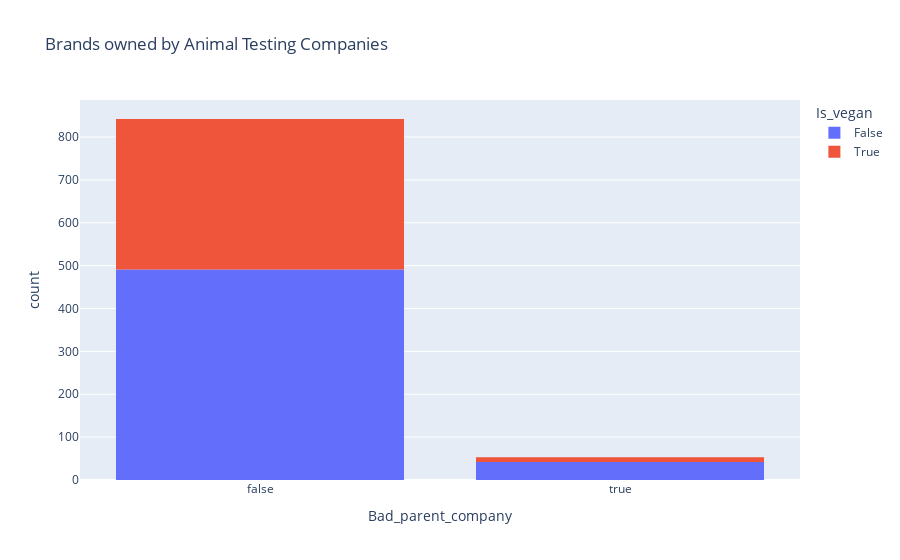

The notebook cell saved with this chart:
### Markdown cell above
There sure are!  Let's graph this in two different ways.

### Code cell
fig = px.histogram(brand_df, x='Bad_parent_company', color='Is_vegan', title='Brands owned by Animal Testing Companies')
fig.show();

### Figure 1 — Plotly figure (JSON) as saved in the notebook; plotly's stock layout.template omitted (floating-point values rounded to 4 significant figures; data arrays with more than 128 entries replaced by an {"elided": "..."} marker saying what was removed)
{"data": [{"alignmentgroup": "True", "bingroup": "x", "hovertemplate": "Is_vegan=False<br>Bad_parent_company=%{x}<br>count=%{y}<extra></extra>", "legendgroup": "False", "marker": {"color": "#636efa", "pattern": {"shape": ""}}, "name": "False", "offsetgroup": "False", "orientation": "v", "showlegend": true, "type": "histogram", "x": {"elided": "533 bool values"}, "xaxis": "x", "yaxis": "y"}, {"alignmentgroup": "True", "bingroup": "x", "hovertemplate": "Is_vegan=True<br>Bad_parent_company=%{x}<br>count=%{y}<extra></extra>", "legendgroup": "True", "marker": {"color": "#EF553B", "pattern": {"shape": ""}}, "name": "True", "offsetgroup": "True", "orientation": "v", "showlegend": true, "type": "histogram", "x": {"elided": "362 bool values"}, "xaxis": "x", "yaxis": "y"}], "layout": {"barmode": "relative", "legend": {"title": {"text": "Is_vegan"}, "tracegroupgap": 0}, "title": {"text": "Brands owned by Animal Testing Companies"}, "xaxis": {"anchor": "y", "domain": [0, 1], "title": {"text": "Bad_parent_company"}}, "yaxis": {"anchor": "x", "domain": [0, 1], "title": {"text": "count"}}}}
